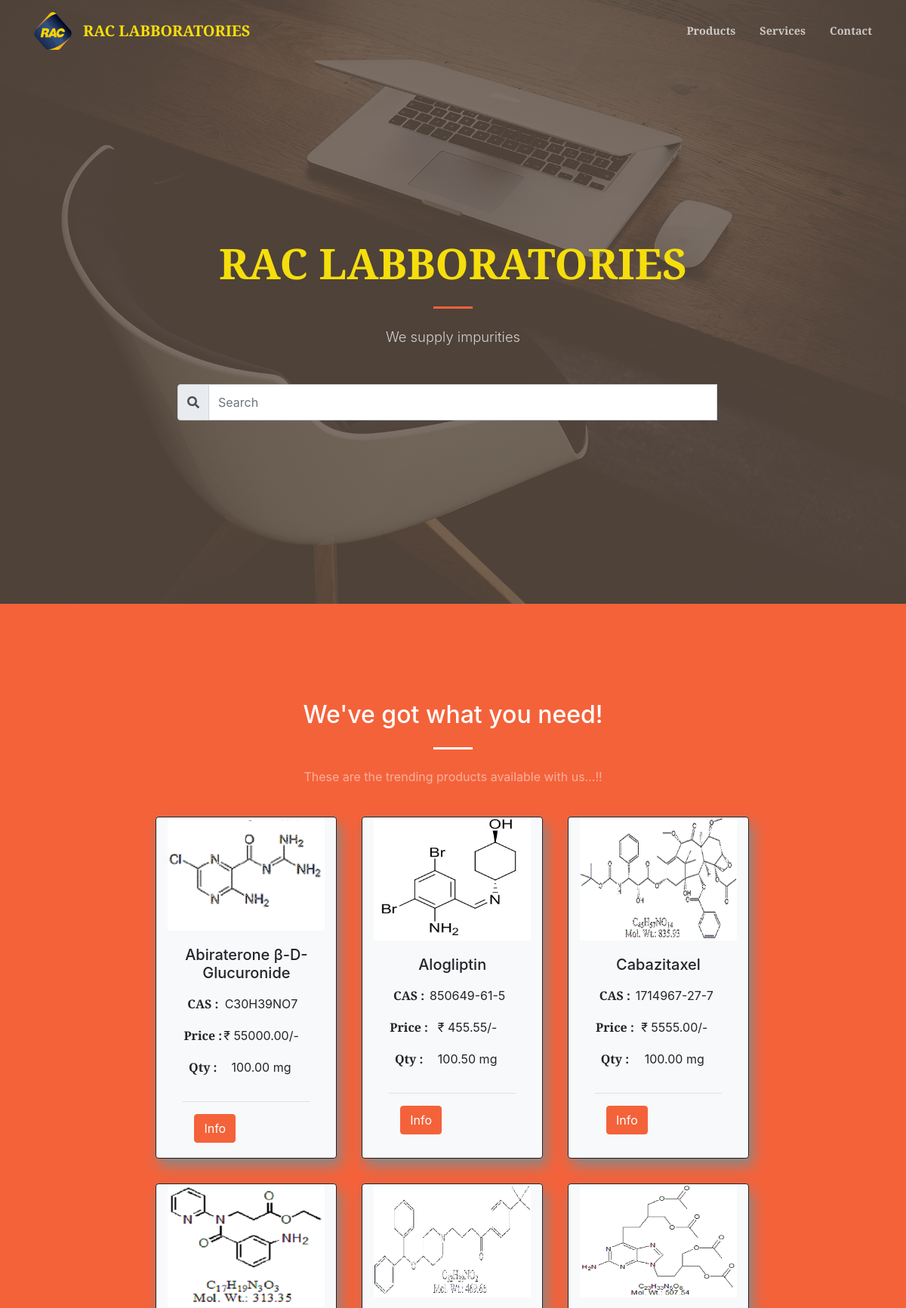
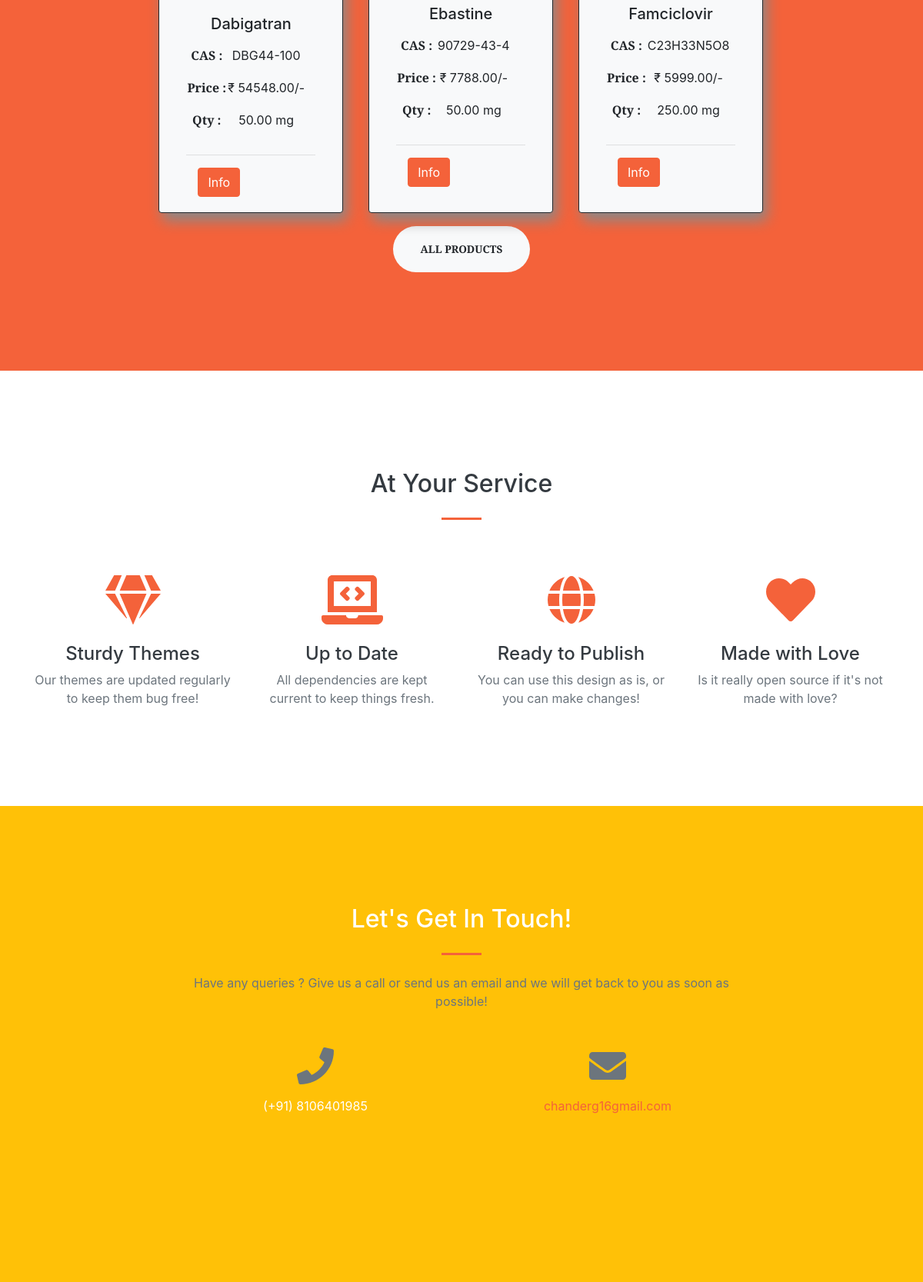
The page / (upper part) on the database its author committed (2 pictures, top to bottom).
### my_site/models.py (models this page shows, shortened)
class Post(models.Model):
    impurity_name = models.CharField(max_length=1024,unique=True)
    chemical_name = models.CharField(max_length=512)
    cas_no = models.CharField(max_length=128)
    quantity = models.DecimalField(decimal_places=2,max_digits=10)
    current_price = models.DecimalField(decimal_places=2,max_digits=10)
    actual_price = models.DecimalField(decimal_places=2,max_digits=10)
    image_file = models.ImageField(upload_to="impurities")

### my_site/views.py (the view)
# urls.py: path('',views.PostListView.as_view(),name="index"),
class PostListView(ListView):
    model = models.Post
    def get_context_data(self, *args, **kwargs):
        post_names = models.Post.objects.order_by('impurity_name')
        context = super(PostListView, self).get_context_data(*args, **kwargs)
        names = {}
        for post_name in post_names:
            names[post_name.impurity_name] = post_name.id
        if(len(post_names) > 6):
            post_names = post_names[0:6]
        context['names'] = names
        context['post_names'] = post_names
        return context
    template_name = "index.html"

### my_site/templates/index.html (shortened to what this page needs)
<!DOCTYPE html>
{% load static %}
<html lang="en">
    <head>
        <link href="https://cdnjs.cloudflare.com/ajax/libs/magnific-popup.js/1.1.0/magnific-popup.min.css" rel="stylesheet" />
        <link rel="stylesheet"  type="text/css" href="{% static 'css/styles.css' %}">
    </head>
    <body id="page-top">
        <nav class="navbar navbar-expand-lg navbar-light fixed-top py-3" id="mainNav">
            <div class="container">
                <img src="../../media/img/rac-logo.png" class="img-fluid ${3|rounded-top,rounded-right,rounded-bottom,rounded-left,rounded-circle,|}" style="width: 50px; height: 50px; margin-right: 15px;">
                <a class="navbar-brand js-scroll-trigger" href="#page-top" style="color: rgb(245, 222, 12);">RAC LABBORATORIES</a>
                <div class="collapse navbar-collapse" id="navbarResponsive">
                    <ul class="navbar-nav ml-auto my-2 my-lg-0">
                        <li class="nav-item"><a class="nav-link js-scroll-trigger" href="#about">Products</a></li>
                        <li class="nav-item"><a class="nav-link js-scroll-trigger" href="#services">Services</a></li>
                        <li class="nav-item"><a class="nav-link js-scroll-trigger" href="#contact">Contact</a></li>
                    </ul>
                </div>
            </div>
        </nav>
        <header class="masthead">
            <div class="container h-100">
                <div class="row h-100 align-items-center justify-content-center text-center">
                    <div class="col-lg-10 align-self-end">
                        <h1 class="text-uppercase font-weight-bold" style="color: rgb(245, 222, 12);">RAC LABBORATORIES</h1>
                        <hr class="divider my-4" />
                    </div>
                    <div class="col-lg-8 align-self-baseline">
                        <p class="text-white-75 font-weight-light mb-5">We supply impurities</p>
                        <form class="form-inline" method="get" >
                            <div class="input-group md-form form-sm form-1 pl-0 col-sm-12" >
                                <div class="input-group-prepend" >
                                  <span class="input-group-text purple lighten-3" id="basic-text1"><i class="fas fa-search text-black"
                                      aria-hidden="true"></i></span>
                                </div>
                                <input type="text" name="impurity_name" id="id_impurity_name" class="form-control my-0 py-1 dropdown-toggle" placeholder="Search" data-toggle="dropdown" style="height: 3rem;">
                            </div>
                          </form>
                    </div>
                </div>
            </div>
        </header>
        <section class="page-section bg-primary" id="about">
                <div class="row justify-content-center">
                    <div class="col-lg-8 text-center">
                        <h2 class="text-white mt-0">We've got what you need!</h2>
                        <hr class="divider light my-4" />
                        <p class="text-white-50 mb-4">These are the trending products available with us...!!</p>
                        <div class="row">
                            {%if post_names%}
                            {%for post in post_names%}
                              <div class="card bg-light col-sm-4 col-lg-3 col-xl-3" style="margin:2%;box-shadow: 5px 10px 18px #888888; border: 1px solid;min-width: 15rem; max-width: 22rem;">
                                <img src="/media/{{post.image_file}}" class="card-img-top" alt="...">
                                <div class="card-body">
                                  <h5 class="card-title">{{post.impurity_name}}</h5>
                                  <p class="card-text">
                                      <table>
                                          <tr>
                                            <td><p><strong>CAS :</strong></td>
                                            <td> {{post.cas_no}}</p></td>
                                          <tr>
                                            <td><p><strong>Price :</strong></td>
                                            <td> ₹ {{post.actual_price}}/-</p></td>
                                          </tr>
                                          <tr>
                                            <td><p><strong>Qty :</strong></td>
                                            <td> {{post.quantity}} mg</p></td>
                                          </tr>
                                  <hr>
                                  <div class="col-md-4 text-center">
                                  <a class="btn btn-primary" href="{%url 'my_site:post_details' pk=post.id%}" role="button">Info</a>
                                  </div>
                                </div>
                              </div>
                            {%endfor%}
                            {%else%}
                            <h5>No data</h5>
                            {%endif%}
                        </div>
                        <a class="btn btn-light btn-xl js-scroll-trigger" href="{%url 'my_site:products'%}">All Products</a>
                    </div>
                </div>
        </section>
        <section class="page-section bg-white text-dark" id="services" >
            <div class="container">
                <h2 class="text-center mt-0">At Your Service</h2>
                <hr class="divider my-4" />
                <div class="row">
                    <div class="col-lg-3 col-md-6 text-center">
                        <div class="mt-5">
                            <i class="fas fa-4x fa-gem text-primary mb-4"></i>
                            <h3 class="h4 mb-2">Sturdy Themes</h3>
                            <p class="text-muted mb-0">Our themes are updated regularly to keep them bug free!</p>
                        </div>
                    </div>
                    <div class="col-lg-3 col-md-6 text-center">
                        <div class="mt-5">
                            <i class="fas fa-4x fa-laptop-code text-primary mb-4"></i>
                            <h3 class="h4 mb-2">Up to Date</h3>
                            <p class="text-muted mb-0">All dependencies are kept current to keep things fresh.</p>
                        </div>
                    </div>
                    <div class="col-lg-3 col-md-6 text-center">
                        <div class="mt-5">
                            <i class="fas fa-4x fa-globe text-primary mb-4"></i>
                            <h3 class="h4 mb-2">Ready to Publish</h3>
                            <p class="text-muted mb-0">You can use this design as is, or you can make changes!</p>
                        </div>
                    </div>
                    <div class="col-lg-3 col-md-6 text-center">
                        <div class="mt-5">
                            <i class="fas fa-4x fa-heart text-primary mb-4"></i>
                            <h3 class="h4 mb-2">Made with Love</h3>
                            <p class="text-muted mb-0">Is it really open source if it's not made with love?</p>
                        </div>
                    </div>
                </div>
            </div>
        </section>
        <section class="page-section bg-warning text-white" id="contact" style="height:91%;">
            <div class="container">
                <div class="row justify-content-center">
                    <div class="col-lg-8 text-center">
                        <h2 class="mt-0">Let's Get In Touch!</h2>
                        <hr class="divider my-4" />
                        <p class="text-muted mb-5">Have any queries ? Give us a call or send us an email and we will get back to you as soon as possible!</p>
                    </div>
                </div>
                <div class="row">
                    <div class="col-lg-4 ml-auto text-center mb-5 mb-lg-0">
                        <i class="fas fa-phone fa-3x mb-3 text-muted"></i>
                        <div>(+91) 8106401985</div>
                    </div>
                    <div class="col-lg-4 mr-auto text-center">
                        <i class="fas fa-envelope fa-3x mb-3 text-muted"></i>
                        <a class="d-block" href="mailto:chanderg16gmail.com">chanderg16gmail.com</a>
                    </div>
                </div>
            </div>
        </section>
    </body>
</html>

### rows shown on the page
Post: image_file (picture), impurity_name "Abiraterone β-D-Glucuronide", cas_no "C30H39NO7", actual_price "55000.00", quantity "100.00"
Post: image_file (picture), impurity_name "Alogliptin", cas_no "850649-61-5", actual_price "455.55", quantity "100.50"
Post: image_file (picture), impurity_name "Cabazitaxel", cas_no "1714967-27-7", actual_price "5555.00", quantity "100.00"
Post: image_file (picture), impurity_name "Dabigatran", cas_no "DBG44-100", actual_price "54548.00", quantity "50.00"
Post: image_file (picture), impurity_name "Ebastine", cas_no "90729-43-4", actual_price "7788.00", quantity "50.00"
Post: image_file (picture), impurity_name "Famciclovir", cas_no "C23H33N5O8", actual_price "5999.00", quantity "250.00"
